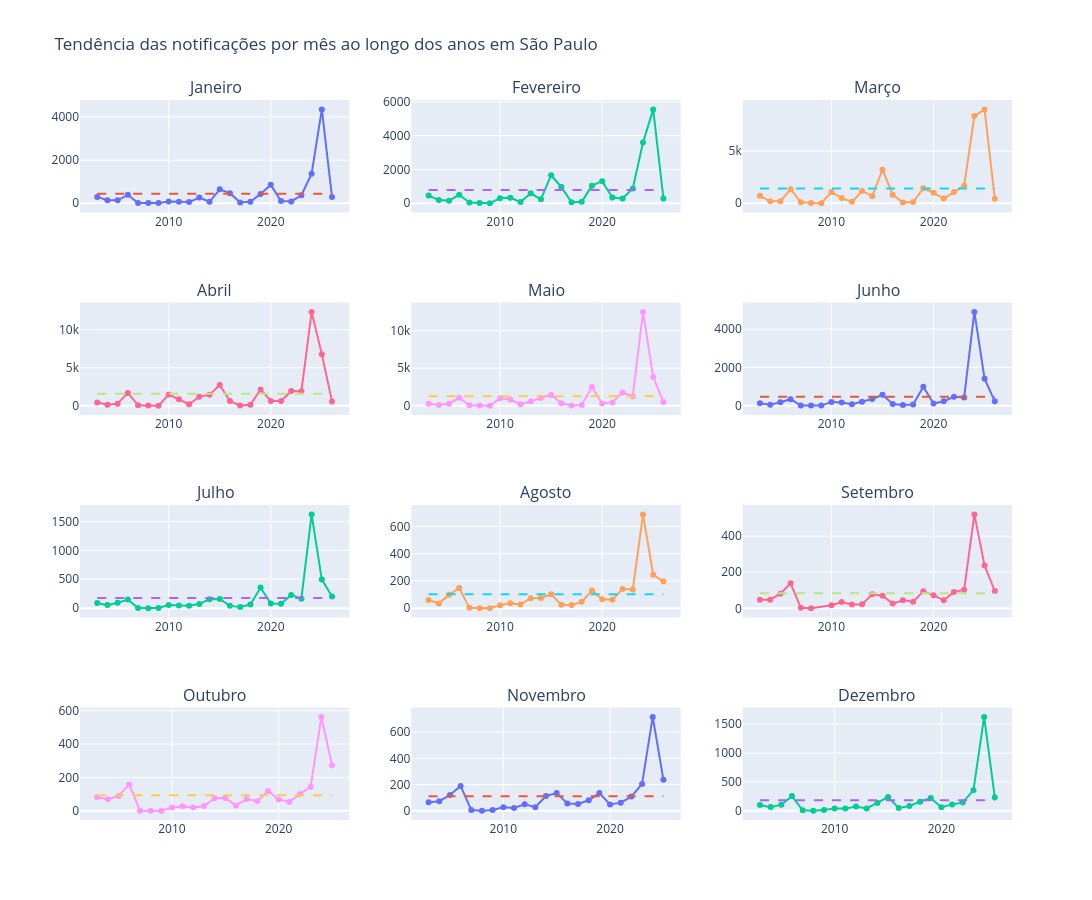

The code cell stored with this chart in its notebook:
### Code cell
from plotly.subplots import make_subplots

# Criar ano e mês
df_notificacoes["Ano"] = df_notificacoes["Dia"].dt.year
df_notificacoes["Mês"] = df_notificacoes["Dia"].dt.month

# Soma das notificações de cada mês de cada ano
df_mensal = (
    df_notificacoes
    .groupby(["Ano", "Mês"])["Notificações"]
    .sum()
    .reset_index()
)

nomes_meses = [
    "Janeiro", "Fevereiro", "Março", "Abril",
    "Maio", "Junho", "Julho", "Agosto",
    "Setembro", "Outubro", "Novembro", "Dezembro"
]

# Criar 12 gráficos
fig = make_subplots(
    rows=4,
    cols=3,
    subplot_titles=nomes_meses
)

for mes in range(1, 13):

    dados = df_mensal[df_mensal["Mês"] == mes]

    # Média histórica daquele mês
    media = dados["Notificações"].mean()

    linha = go.Scatter(
        x=dados["Ano"],
        y=dados["Notificações"],
        mode="lines+markers",
        name="Notificações",
        showlegend=False
    )

    media_linha = go.Scatter(
        x=dados["Ano"],
        y=[media] * len(dados),
        mode="lines",
        name="Média",
        line=dict(dash="dash"),
        showlegend=False
    )

    linha_idx = (mes - 1) // 3 + 1
    coluna_idx = (mes - 1) % 3 + 1

    fig.add_trace(
        linha,
        row=linha_idx,
        col=coluna_idx
    )

    fig.add_trace(
        media_linha,
        row=linha_idx,
        col=coluna_idx
    )

fig.update_layout(
    title="Tendência das notificações por mês ao longo dos anos em São Paulo",
    height=900,
    width=1200
)

fig.show()

### Figure 1 — Plotly figure (JSON) as saved in the notebook; plotly's stock layout.template omitted (floating-point values rounded to 4 significant figures)
{"data": [{"mode": "lines+markers", "name": "Notificações", "showlegend": false, "type": "scatter", "x": [2003, 2004, 2005, 2006, 2007, 2008, 2009, 2010, 2011, 2012, 2013, 2014, 2015, 2016, 2017, 2018, 2019, 2020, 2021, 2022, 2023, 2024, 2025, 2026], "xaxis": "x", "y": [293, 142, 135, 389, 9, 9, 4, 76, 73, 52, 265, 66, 644, 466, 36, 69, 432, 851, 102, 85, 370, 1370, 4355, 287], "yaxis": "y"}, {"line": {"dash": "dash"}, "mode": "lines", "name": "Média", "showlegend": false, "type": "scatter", "x": [2003, 2004, 2005, 2006, 2007, 2008, 2009, 2010, 2011, 2012, 2013, 2014, 2015, 2016, 2017, 2018, 2019, 2020, 2021, 2022, 2023, 2024, 2025, 2026], "xaxis": "x", "y": [440.8, 440.8, 440.8, 440.8, 440.8, 440.8, 440.8, 440.8, 440.8, 440.8, 440.8, 440.8, 440.8, 440.8, 440.8, 440.8, 440.8, 440.8, 440.8, 440.8, 440.8, 440.8, 440.8, 440.8], "yaxis": "y"}, {"mode": "lines+markers", "name": "Notificações", "showlegend": false, "type": "scatter", "x": [2003, 2004, 2005, 2006, 2007, 2008, 2009, 2010, 2011, 2012, 2013, 2014, 2015, 2016, 2017, 2018, 2019, 2020, 2021, 2022, 2023, 2024, 2025, 2026], "xaxis": "x2", "y": [456, 186, 148, 497, 38, 11, 4, 299, 329, 66, 586, 230, 1655, 960, 57, 89, 1039, 1305, 339, 283, 867, 3585, 5552, 285], "yaxis": "y2"}, {"line": {"dash": "dash"}, "mode": "lines", "name": "Média", "showlegend": false, "type": "scatter", "x": [2003, 2004, 2005, 2006, 2007, 2008, 2009, 2010, 2011, 2012, 2013, 2014, 2015, 2016, 2017, 2018, 2019, 2020, 2021, 2022, 2023, 2024, 2025, 2026], "xaxis": "x2", "y": [786.1, 786.1, 786.1, 786.1, 786.1, 786.1, 786.1, 786.1, 786.1, 786.1, 786.1, 786.1, 786.1, 786.1, 786.1, 786.1, 786.1, 786.1, 786.1, 786.1, 786.1, 786.1, 786.1, 786.1], "yaxis": "y2"}, {"mode": "lines+markers", "name": "Notificações", "showlegend": false, "type": "scatter", "x": [2003, 2004, 2005, 2006, 2007, 2008, 2009, 2010, 2011, 2012, 2013, 2014, 2015, 2016, 2017, 2018, 2019, 2020, 2021, 2022, 2023, 2024, 2025, 2026], "xaxis": "x3", "y": [705, 184, 198, 1341, 102, 14, 8, 1075, 493, 133, 1174, 671, 3222, 813, 59, 104, 1439, 1008, 448, 1080, 1678, 8360, 9007, 423], "yaxis": "y3"}, {"line": {"dash": "dash"}, "mode": "lines", "name": "Média", "showlegend": false, "type": "scatter", "x": [2003, 2004, 2005, 2006, 2007, 2008, 2009, 2010, 2011, 2012, 2013, 2014, 2015, 2016, 2017, 2018, 2019, 2020, 2021, 2022, 2023, 2024, 2025, 2026], "xaxis": "x3", "y": [1406.0, 1406.0, 1406.0, 1406.0, 1406.0, 1406.0, 1406.0, 1406.0, 1406.0, 1406.0, 1406.0, 1406.0, 1406.0, 1406.0, 1406.0, 1406.0, 1406.0, 1406.0, 1406.0, 1406.0, 1406.0, 1406.0, 1406.0, 1406.0], "yaxis": "y3"}, {"mode": "lines+markers", "name": "Notificações", "showlegend": false, "type": "scatter", "x": [2003, 2004, 2005, 2006, 2007, 2008, 2009, 2010, 2011, 2012, 2013, 2014, 2015, 2016, 2017, 2018, 2019, 2020, 2021, 2022, 2023, 2024, 2025, 2026], "xaxis": "x4", "y": [444, 123, 282, 1687, 78, 21, 20, 1469, 870, 201, 1195, 1460, 2733, 613, 42, 131, 2148, 625, 629, 1933, 1919, 12330, 6755, 565], "yaxis": "y4"}, {"line": {"dash": "dash"}, "mode": "lines", "name": "Média", "showlegend": false, "type": "scatter", "x": [2003, 2004, 2005, 2006, 2007, 2008, 2009, 2010, 2011, 2012, 2013, 2014, 2015, 2016, 2017, 2018, 2019, 2020, 2021, 2022, 2023, 2024, 2025, 2026], "xaxis": "x4", "y": [1595.0, 1595.0, 1595.0, 1595.0, 1595.0, 1595.0, 1595.0, 1595.0, 1595.0, 1595.0, 1595.0, 1595.0, 1595.0, 1595.0, 1595.0, 1595.0, 1595.0, 1595.0, 1595.0, 1595.0, 1595.0, 1595.0, 1595.0, 1595.0], "yaxis": "y4"}, {"mode": "lines+markers", "name": "Notificações", "showlegend": false, "type": "scatter", "x": [2003, 2004, 2005, 2006, 2007, 2008, 2009, 2010, 2011, 2012, 2013, 2014, 2015, 2016, 2017, 2018, 2019, 2020, 2021, 2022, 2023, 2024, 2025, 2026], "xaxis": "x5", "y": [254, 101, 268, 1055, 67, 15, 14, 1007, 829, 185, 590, 1039, 1444, 339, 41, 113, 2479, 286, 441, 1775, 1231, 12501, 3831, 496], "yaxis": "y5"}, {"line": {"dash": "dash"}, "mode": "lines", "name": "Média", "showlegend": false, "type": "scatter", "x": [2003, 2004, 2005, 2006, 2007, 2008, 2009, 2010, 2011, 2012, 2013, 2014, 2015, 2016, 2017, 2018, 2019, 2020, 2021, 2022, 2023, 2024, 2025, 2026], "xaxis": "x5", "y": [1267.0, 1267.0, 1267.0, 1267.0, 1267.0, 1267.0, 1267.0, 1267.0, 1267.0, 1267.0, 1267.0, 1267.0, 1267.0, 1267.0, 1267.0, 1267.0, 1267.0, 1267.0, 1267.0, 1267.0, 1267.0, 1267.0, 1267.0, 1267.0], "yaxis": "y5"}, {"mode": "lines+markers", "name": "Notificações", "showlegend": false, "type": "scatter", "x": [2003, 2004, 2005, 2006, 2007, 2008, 2009, 2010, 2011, 2012, 2013, 2014, 2015, 2016, 2017, 2018, 2019, 2020, 2021, 2022, 2023, 2024, 2025, 2026], "xaxis": "x6", "y": [133, 48, 176, 339, 8, 3, 5, 196, 167, 71, 208, 353, 566, 83, 37, 59, 988, 113, 231, 463, 432, 4904, 1408, 227], "yaxis": "y6"}, {"line": {"dash": "dash"}, "mode": "lines", "name": "Média", "showlegend": false, "type": "scatter", "x": [2003, 2004, 2005, 2006, 2007, 2008, 2009, 2010, 2011, 2012, 2013, 2014, 2015, 2016, 2017, 2018, 2019, 2020, 2021, 2022, 2023, 2024, 2025, 2026], "xaxis": "x6", "y": [467.4, 467.4, 467.4, 467.4, 467.4, 467.4, 467.4, 467.4, 467.4, 467.4, 467.4, 467.4, 467.4, 467.4, 467.4, 467.4, 467.4, 467.4, 467.4, 467.4, 467.4, 467.4, 467.4, 467.4], "yaxis": "y6"}, {"mode": "lines+markers", "name": "Notificações", "showlegend": false, "type": "scatter", "x": [2003, 2004, 2005, 2006, 2007, 2008, 2009, 2010, 2011, 2012, 2013, 2014, 2015, 2016, 2017, 2018, 2019, 2020, 2021, 2022, 2023, 2024, 2025, 2026], "xaxis": "x7", "y": [88, 53, 94, 148, 2, 1, 4, 53, 48, 43, 74, 155, 159, 40, 22, 62, 357, 82, 77, 229, 165, 1622, 494, 201], "yaxis": "y7"}, {"line": {"dash": "dash"}, "mode": "lines", "name": "Média", "showlegend": false, "type": "scatter", "x": [2003, 2004, 2005, 2006, 2007, 2008, 2009, 2010, 2011, 2012, 2013, 2014, 2015, 2016, 2017, 2018, 2019, 2020, 2021, 2022, 2023, 2024, 2025, 2026], "xaxis": "x7", "y": [178.0, 178.0, 178.0, 178.0, 178.0, 178.0, 178.0, 178.0, 178.0, 178.0, 178.0, 178.0, 178.0, 178.0, 178.0, 178.0, 178.0, 178.0, 178.0, 178.0, 178.0, 178.0, 178.0, 178.0], "yaxis": "y7"}, {"mode": "lines+markers", "name": "Notificações", "showlegend": false, "type": "scatter", "x": [2003, 2004, 2005, 2006, 2007, 2008, 2009, 2010, 2011, 2012, 2013, 2014, 2015, 2016, 2017, 2018, 2019, 2020, 2021, 2022, 2023, 2024, 2025, 2026], "xaxis": "x8", "y": [61, 35, 100, 148, 3, 1, 1, 23, 36, 28, 74, 76, 102, 26, 24, 47, 131, 66, 62, 142, 137, 689, 246, 196], "yaxis": "y8"}, {"line": {"dash": "dash"}, "mode": "lines", "name": "Média", "showlegend": false, "type": "scatter", "x": [2003, 2004, 2005, 2006, 2007, 2008, 2009, 2010, 2011, 2012, 2013, 2014, 2015, 2016, 2017, 2018, 2019, 2020, 2021, 2022, 2023, 2024, 2025, 2026], "xaxis": "x8", "y": [102.2, 102.2, 102.2, 102.2, 102.2, 102.2, 102.2, 102.2, 102.2, 102.2, 102.2, 102.2, 102.2, 102.2, 102.2, 102.2, 102.2, 102.2, 102.2, 102.2, 102.2, 102.2, 102.2, 102.2], "yaxis": "y8"}, {"mode": "lines+markers", "name": "Notificações", "showlegend": false, "type": "scatter", "x": [2003, 2004, 2005, 2006, 2007, 2008, 2010, 2011, 2012, 2013, 2014, 2015, 2016, 2017, 2018, 2019, 2020, 2021, 2022, 2023, 2024, 2025, 2026], "xaxis": "x9", "y": [48, 48, 81, 139, 3, 1, 17, 35, 21, 23, 78, 70, 26, 44, 36, 94, 72, 45, 91, 103, 521, 237, 96], "yaxis": "y9"}, {"line": {"dash": "dash"}, "mode": "lines", "name": "Média", "showlegend": false, "type": "scatter", "x": [2003, 2004, 2005, 2006, 2007, 2008, 2010, 2011, 2012, 2013, 2014, 2015, 2016, 2017, 2018, 2019, 2020, 2021, 2022, 2023, 2024, 2025, 2026], "xaxis": "x9", "y": [83.87, 83.87, 83.87, 83.87, 83.87, 83.87, 83.87, 83.87, 83.87, 83.87, 83.87, 83.87, 83.87, 83.87, 83.87, 83.87, 83.87, 83.87, 83.87, 83.87, 83.87, 83.87, 83.87], "yaxis": "y9"}, {"mode": "lines+markers", "name": "Notificações", "showlegend": false, "type": "scatter", "x": [2003, 2004, 2005, 2006, 2007, 2008, 2009, 2010, 2011, 2012, 2013, 2014, 2015, 2016, 2017, 2018, 2019, 2020, 2021, 2022, 2023, 2024, 2025], "xaxis": "x10", "y": [81, 69, 89, 158, 1, 1, 1, 20, 27, 19, 29, 75, 76, 32, 70, 57, 119, 68, 53, 101, 144, 563, 273], "yaxis": "y10"}, {"line": {"dash": "dash"}, "mode": "lines", "name": "Média", "showlegend": false, "type": "scatter", "x": [2003, 2004, 2005, 2006, 2007, 2008, 2009, 2010, 2011, 2012, 2013, 2014, 2015, 2016, 2017, 2018, 2019, 2020, 2021, 2022, 2023, 2024, 2025], "xaxis": "x10", "y": [92.43, 92.43, 92.43, 92.43, 92.43, 92.43, 92.43, 92.43, 92.43, 92.43, 92.43, 92.43, 92.43, 92.43, 92.43, 92.43, 92.43, 92.43, 92.43, 92.43, 92.43, 92.43, 92.43], "yaxis": "y10"}, {"mode": "lines+markers", "name": "Notificações", "showlegend": false, "type": "scatter", "x": [2003, 2004, 2005, 2006, 2007, 2008, 2009, 2010, 2011, 2012, 2013, 2014, 2015, 2016, 2017, 2018, 2019, 2020, 2021, 2022, 2023, 2024, 2025], "xaxis": "x11", "y": [65, 73, 120, 190, 5, 1, 6, 27, 22, 49, 27, 113, 135, 55, 52, 80, 135, 48, 62, 108, 205, 717, 237], "yaxis": "y11"}, {"line": {"dash": "dash"}, "mode": "lines", "name": "Média", "showlegend": false, "type": "scatter", "x": [2003, 2004, 2005, 2006, 2007, 2008, 2009, 2010, 2011, 2012, 2013, 2014, 2015, 2016, 2017, 2018, 2019, 2020, 2021, 2022, 2023, 2024, 2025], "xaxis": "x11", "y": [110.1, 110.1, 110.1, 110.1, 110.1, 110.1, 110.1, 110.1, 110.1, 110.1, 110.1, 110.1, 110.1, 110.1, 110.1, 110.1, 110.1, 110.1, 110.1, 110.1, 110.1, 110.1, 110.1], "yaxis": "y11"}, {"mode": "lines+markers", "name": "Notificações", "showlegend": false, "type": "scatter", "x": [2003, 2004, 2005, 2006, 2007, 2008, 2009, 2010, 2011, 2012, 2013, 2014, 2015, 2016, 2017, 2018, 2019, 2020, 2021, 2022, 2023, 2024, 2025], "xaxis": "x12", "y": [99, 62, 104, 253, 6, 1, 12, 36, 36, 73, 38, 132, 236, 46, 81, 156, 218, 60, 109, 143, 353, 1628, 233], "yaxis": "y12"}, {"line": {"dash": "dash"}, "mode": "lines", "name": "Média", "showlegend": false, "type": "scatter", "x": [2003, 2004, 2005, 2006, 2007, 2008, 2009, 2010, 2011, 2012, 2013, 2014, 2015, 2016, 2017, 2018, 2019, 2020, 2021, 2022, 2023, 2024, 2025], "xaxis": "x12", "y": [178.9, 178.9, 178.9, 178.9, 178.9, 178.9, 178.9, 178.9, 178.9, 178.9, 178.9, 178.9, 178.9, 178.9, 178.9, 178.9, 178.9, 178.9, 178.9, 178.9, 178.9, 178.9, 178.9], "yaxis": "y12"}], "layout": {"annotations": [{"font": {"size": 16}, "showarrow": false, "text": "Janeiro", "x": 0.1444, "xanchor": "center", "xref": "paper", "y": 1, "yanchor": "bottom", "yref": "paper"}, {"font": {"size": 16}, "showarrow": false, "text": "Fevereiro", "x": 0.5, "xanchor": "center", "xref": "paper", "y": 1, "yanchor": "bottom", "yref": "paper"}, {"font": {"size": 16}, "showarrow": false, "text": "Março", "x": 0.8556, "xanchor": "center", "xref": "paper", "y": 1, "yanchor": "bottom", "yref": "paper"}, {"font": {"size": 16}, "showarrow": false, "text": "Abril", "x": 0.1444, "xanchor": "center", "xref": "paper", "y": 0.7188, "yanchor": "bottom", "yref": "paper"}, {"font": {"size": 16}, "showarrow": false, "text": "Maio", "x": 0.5, "xanchor": "center", "xref": "paper", "y": 0.7188, "yanchor": "bottom", "yref": "paper"}, {"font": {"size": 16}, "showarrow": false, "text": "Junho", "x": 0.8556, "xanchor": "center", "xref": "paper", "y": 0.7188, "yanchor": "bottom", "yref": "paper"}, {"font": {"size": 16}, "showarrow": false, "text": "Julho", "x": 0.1444, "xanchor": "center", "xref": "paper", "y": 0.4375, "yanchor": "bottom", "yref": "paper"}, {"font": {"size": 16}, "showarrow": false, "text": "Agosto", "x": 0.5, "xanchor": "center", "xref": "paper", "y": 0.4375, "yanchor": "bottom", "yref": "paper"}, {"font": {"size": 16}, "showarrow": false, "text": "Setembro", "x": 0.8556, "xanchor": "center", "xref": "paper", "y": 0.4375, "yanchor": "bottom", "yref": "paper"}, {"font": {"size": 16}, "showarrow": false, "text": "Outubro", "x": 0.1444, "xanchor": "center", "xref": "paper", "y": 0.1562, "yanchor": "bottom", "yref": "paper"}, {"font": {"size": 16}, "showarrow": false, "text": "Novembro", "x": 0.5, "xanchor": "center", "xref": "paper", "y": 0.1562, "yanchor": "bottom", "yref": "paper"}, {"font": {"size": 16}, "showarrow": false, "text": "Dezembro", "x": 0.8556, "xanchor": "center", "xref": "paper", "y": 0.1562, "yanchor": "bottom", "yref": "paper"}], "height": 900, "title": {"text": "Tendência das notificações por mês ao longo dos anos em São Paulo"}, "width": 1200, "xaxis": {"anchor": "y", "domain": [0, 0.2889]}, "xaxis10": {"anchor": "y10", "domain": [0, 0.2889]}, "xaxis11": {"anchor": "y11", "domain": [0.3556, 0.6444]}, "xaxis12": {"anchor": "y12", "domain": [0.7111, 1]}, "xaxis2": {"anchor": "y2", "domain": [0.3556, 0.6444]}, "xaxis3": {"anchor": "y3", "domain": [0.7111, 1]}, "xaxis4": {"anchor": "y4", "domain": [0, 0.2889]}, "xaxis5": {"anchor": "y5", "domain": [0.3556, 0.6444]}, "xaxis6": {"anchor": "y6", "domain": [0.7111, 1]}, "xaxis7": {"anchor": "y7", "domain": [0, 0.2889]}, "xaxis8": {"anchor": "y8", "domain": [0.3556, 0.6444]}, "xaxis9": {"anchor": "y9", "domain": [0.7111, 1]}, "yaxis": {"anchor": "x", "domain": [0.8438, 1]}, "yaxis10": {"anchor": "x10", "domain": [0, 0.1562]}, "yaxis11": {"anchor": "x11", "domain": [0, 0.1562]}, "yaxis12": {"anchor": "x12", "domain": [0, 0.1562]}, "yaxis2": {"anchor": "x2", "domain": [0.8438, 1]}, "yaxis3": {"anchor": "x3", "domain": [0.8438, 1]}, "yaxis4": {"anchor": "x4", "domain": [0.5625, 0.7188]}, "yaxis5": {"anchor": "x5", "domain": [0.5625, 0.7188]}, "yaxis6": {"anchor": "x6", "domain": [0.5625, 0.7188]}, "yaxis7": {"anchor": "x7", "domain": [0.2812, 0.4375]}, "yaxis8": {"anchor": "x8", "domain": [0.2812, 0.4375]}, "yaxis9": {"anchor": "x9", "domain": [0.2812, 0.4375]}}}
